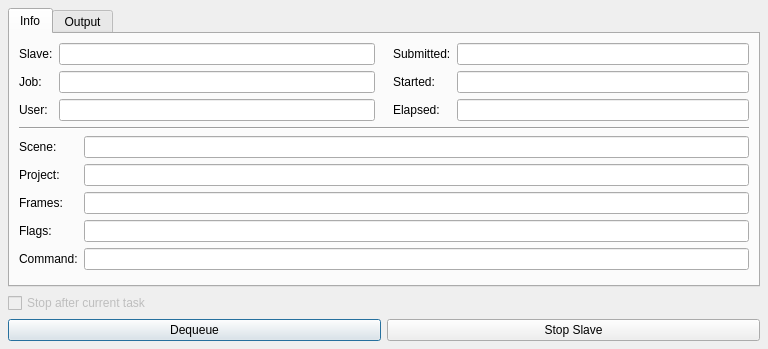
<?xml version="1.0" encoding="UTF-8"?>
<ui version="4.0">
 <class>Dialog</class>
 <widget class="QDialog" name="Dialog">
  <property name="geometry">
   <rect>
    <x>0</x>
    <y>0</y>
    <width>768</width>
    <height>349</height>
   </rect>
  </property>
  <property name="windowTitle">
   <string>Render Slave</string>
  </property>
  <layout class="QVBoxLayout" name="verticalLayout_2">
   <property name="margin">
    <number>8</number>
   </property>
   <item>
    <widget class="QTabWidget" name="tabWidget">
     <property name="currentIndex">
      <number>0</number>
     </property>
     <widget class="QWidget" name="tab">
      <attribute name="title">
       <string>Info</string>
      </attribute>
      <layout class="QVBoxLayout" name="verticalLayout_3">
       <item>
        <layout class="QHBoxLayout" name="horizontalLayout">
         <item>
          <layout class="QFormLayout" name="jobInfo_formLayout">
           <item row="0" column="0">
            <widget class="QLabel" name="slave_label">
             <property name="text">
              <string>Slave:</string>
             </property>
            </widget>
           </item>
           <item row="2" column="0">
            <widget class="QLabel" name="user_label">
             <property name="text">
              <string>User:</string>
             </property>
            </widget>
           </item>
           <item row="1" column="0">
            <widget class="QLabel" name="job_label">
             <property name="text">
              <string>Job:</string>
             </property>
            </widget>
           </item>
           <item row="0" column="1">
            <widget class="QLineEdit" name="slave_lineEdit">
             <property name="readOnly">
              <bool>true</bool>
             </property>
            </widget>
           </item>
           <item row="1" column="1">
            <widget class="QLineEdit" name="job_lineEdit">
             <property name="readOnly">
              <bool>true</bool>
             </property>
            </widget>
           </item>
           <item row="2" column="1">
            <widget class="QLineEdit" name="user_lineEdit">
             <property name="readOnly">
              <bool>true</bool>
             </property>
            </widget>
           </item>
          </layout>
         </item>
         <item>
          <spacer name="horizontalSpacer">
           <property name="orientation">
            <enum>Qt::Horizontal</enum>
           </property>
           <property name="sizeType">
            <enum>QSizePolicy::Fixed</enum>
           </property>
           <property name="sizeHint" stdset="0">
            <size>
             <width>12</width>
             <height>20</height>
            </size>
           </property>
          </spacer>
         </item>
         <item>
          <layout class="QFormLayout" name="timeInfo_formLayout">
           <item row="2" column="0">
            <widget class="QLabel" name="elapsed_label">
             <property name="text">
              <string>Elapsed:</string>
             </property>
            </widget>
           </item>
           <item row="0" column="0">
            <widget class="QLabel" name="submitted_label">
             <property name="text">
              <string>Submitted:</string>
             </property>
            </widget>
           </item>
           <item row="0" column="1">
            <widget class="QLineEdit" name="submitted_lineEdit">
             <property name="readOnly">
              <bool>true</bool>
             </property>
            </widget>
           </item>
           <item row="2" column="1">
            <widget class="QLineEdit" name="elapsed_lineEdit">
             <property name="readOnly">
              <bool>true</bool>
             </property>
            </widget>
           </item>
           <item row="1" column="0">
            <widget class="QLabel" name="started_label">
             <property name="text">
              <string>Started:</string>
             </property>
            </widget>
           </item>
           <item row="1" column="1">
            <widget class="QLineEdit" name="started_lineEdit">
             <property name="readOnly">
              <bool>true</bool>
             </property>
            </widget>
           </item>
          </layout>
         </item>
        </layout>
       </item>
       <item>
        <widget class="Line" name="line">
         <property name="orientation">
          <enum>Qt::Horizontal</enum>
         </property>
        </widget>
       </item>
       <item>
        <layout class="QFormLayout" name="mayaInfo_formLayout">
         <item row="0" column="0">
          <widget class="QLabel" name="scene_label">
           <property name="text">
            <string>Scene:</string>
           </property>
          </widget>
         </item>
         <item row="0" column="1">
          <widget class="QLineEdit" name="scene_lineEdit">
           <property name="readOnly">
            <bool>true</bool>
           </property>
          </widget>
         </item>
         <item row="1" column="0">
          <widget class="QLabel" name="project_label">
           <property name="text">
            <string>Project:</string>
           </property>
          </widget>
         </item>
         <item row="1" column="1">
          <widget class="QLineEdit" name="project_lineEdit">
           <property name="readOnly">
            <bool>true</bool>
           </property>
          </widget>
         </item>
         <item row="3" column="0">
          <widget class="QLabel" name="flags_label">
           <property name="text">
            <string>Flags:</string>
           </property>
          </widget>
         </item>
         <item row="3" column="1">
          <widget class="QLineEdit" name="flags_lineEdit">
           <property name="readOnly">
            <bool>true</bool>
           </property>
          </widget>
         </item>
         <item row="4" column="0">
          <widget class="QLabel" name="command_label">
           <property name="text">
            <string>Command:</string>
           </property>
          </widget>
         </item>
         <item row="4" column="1">
          <widget class="QLineEdit" name="command_lineEdit">
           <property name="readOnly">
            <bool>true</bool>
           </property>
          </widget>
         </item>
         <item row="2" column="0">
          <widget class="QLabel" name="frames_label">
           <property name="text">
            <string>Frames:</string>
           </property>
          </widget>
         </item>
         <item row="2" column="1">
          <widget class="QLineEdit" name="frames_lineEdit">
           <property name="readOnly">
            <bool>true</bool>
           </property>
          </widget>
         </item>
        </layout>
       </item>
       <item>
        <spacer name="verticalSpacer">
         <property name="orientation">
          <enum>Qt::Vertical</enum>
         </property>
         <property name="sizeHint" stdset="0">
          <size>
           <width>20</width>
           <height>40</height>
          </size>
         </property>
        </spacer>
       </item>
      </layout>
     </widget>
     <widget class="QWidget" name="output_tab">
      <attribute name="title">
       <string>Output</string>
      </attribute>
      <layout class="QVBoxLayout" name="verticalLayout">
       <property name="margin">
        <number>0</number>
       </property>
       <item>
        <widget class="QTextEdit" name="output_textEdit">
         <property name="font">
          <font>
           <family>Consolas</family>
          </font>
         </property>
         <property name="readOnly">
          <bool>true</bool>
         </property>
        </widget>
       </item>
      </layout>
     </widget>
    </widget>
   </item>
   <item>
    <widget class="QCheckBox" name="stopAfterTask_checkBox">
     <property name="enabled">
      <bool>false</bool>
     </property>
     <property name="toolTip">
      <string>Stop this slave when the current task completes.</string>
     </property>
     <property name="text">
      <string>Stop after current task</string>
     </property>
    </widget>
   </item>
   <item>
    <layout class="QHBoxLayout" name="buttonBox_horizontalLayout">
     <item>
      <widget class="QPushButton" name="dequeue_pushButton">
       <property name="text">
        <string>Dequeue</string>
       </property>
      </widget>
     </item>
     <item>
      <widget class="QPushButton" name="close_pushButton">
       <property name="text">
        <string>Stop Slave</string>
       </property>
       <property name="autoDefault">
        <bool>false</bool>
       </property>
      </widget>
     </item>
    </layout>
   </item>
  </layout>
 </widget>
 <tabstops>
  <tabstop>close_pushButton</tabstop>
 </tabstops>
 <resources/>
 <connections/>
</ui>
